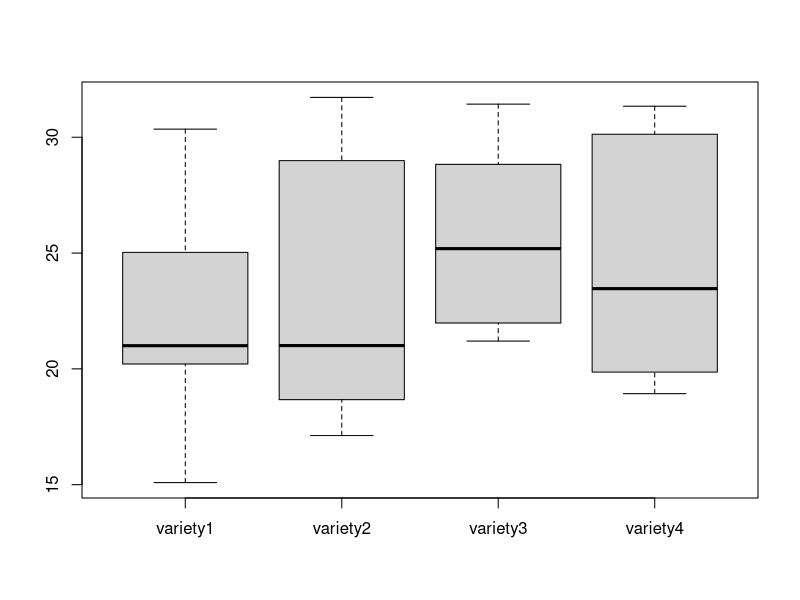
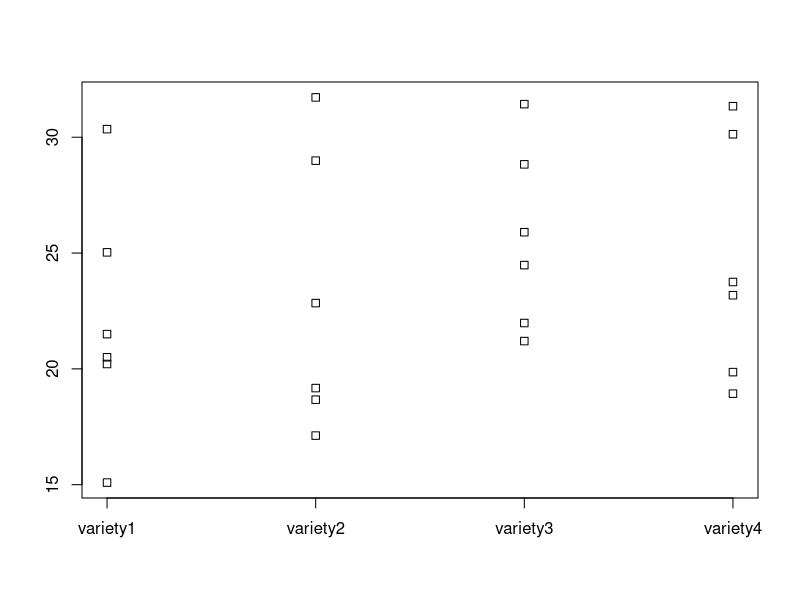
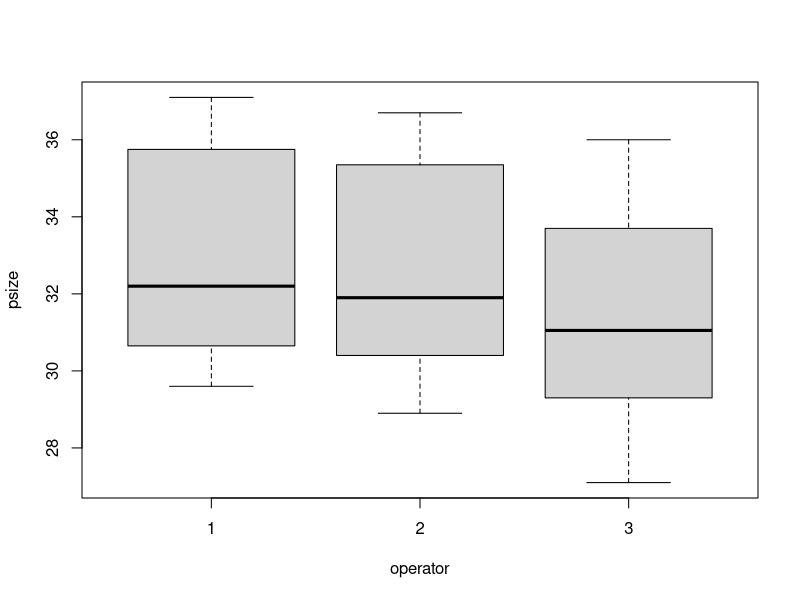
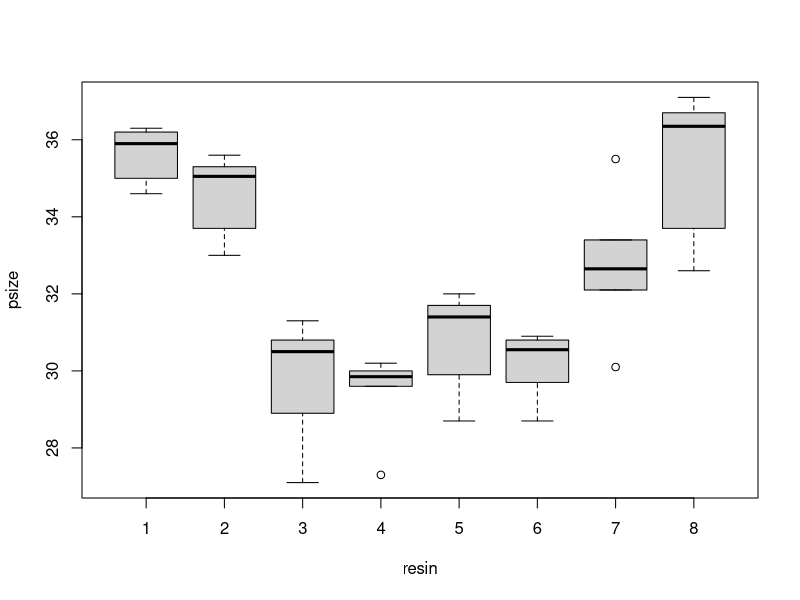
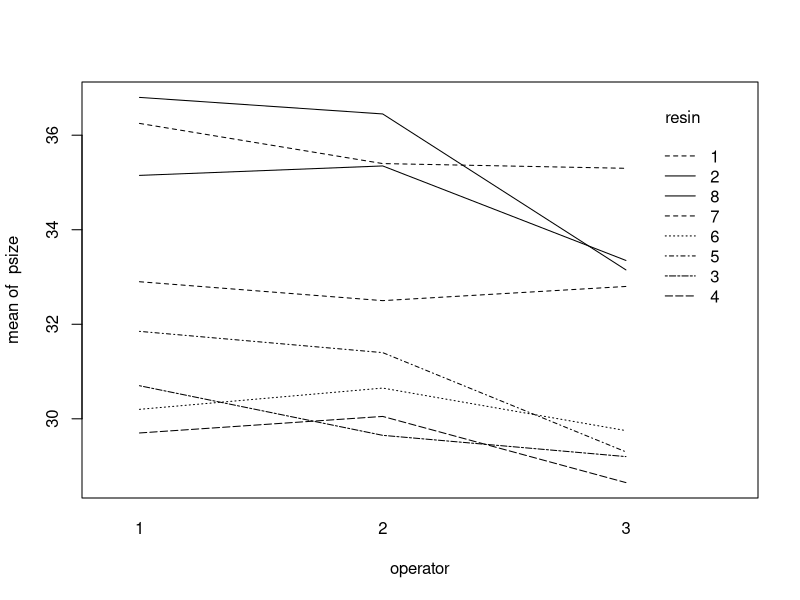
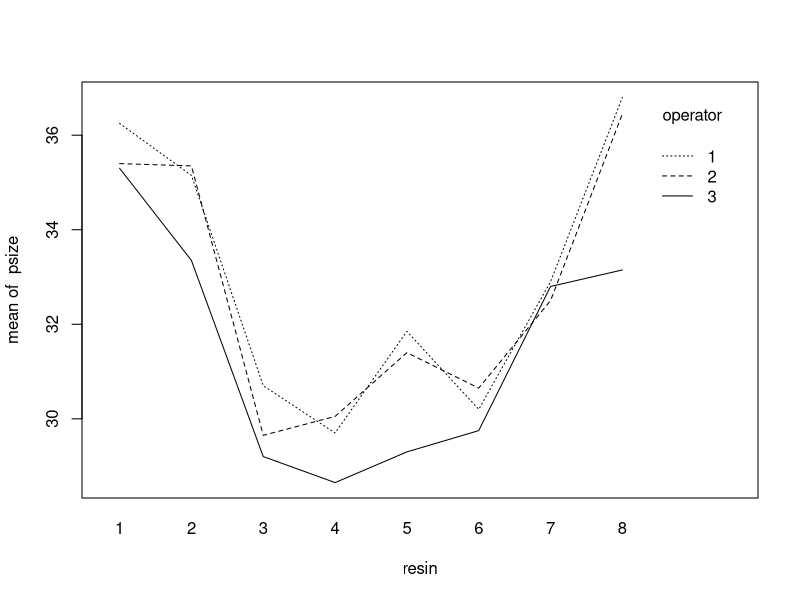
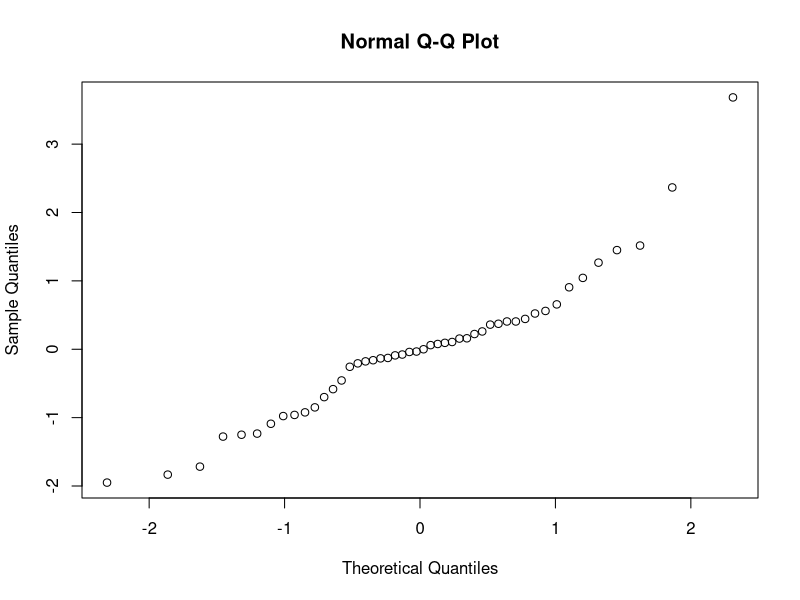
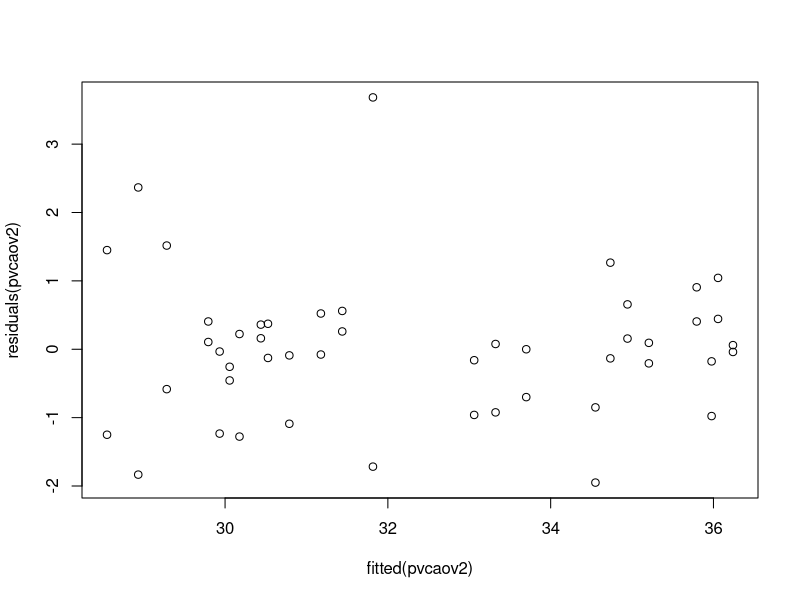

Reproduce these figures in R, in order.
## ---- chunk 1
# based on lecture 4, from slide 10...
melon = read.table("melon.txt",header=TRUE)

boxplot(melon)
stripchart(melon,vertical=TRUE)

melonframe = data.frame(yield=as.vector(as.matrix(melon)), variety=factor(rep(1:4,each=6)))

# ensuring factor is properly defined:
is.factor(melonframe$variety)
is.numeric(melonframe$variety)

melonaov=lm(yield~variety,data=melonframe)
print("menlonaov:")
summary(melonaov)
print("anova results:")
anova(melonaov)

## ---- chunk 2

## ---- chunk 3
#library(dplyr)
pvc=read.table(file="pvc.txt",header=TRUE)
#pvc
 
attach(pvc) # I think this adds vars to namespace
boxplot(psize~operator)
boxplot(psize~resin)

# make interaction plots
interaction.plot(operator,resin,psize)
interaction.plot(resin,operator,psize)

# run test
pvc$operator = as.factor(pvc$operator)
pvc$resin = as.factor(pvc$resin)
pvcaov = lm(psize~operator*resin)
anova(pvcaov)
## ---- chunk 4
# (see slide 16)
pvc$operator=as.factor(pvc$operator)
pvc$resin=as.factor(pvc$resin)
pvcaov2 = lm(psize~operator+resin,data=pvc)
anova(pvcaov2)

qqnorm(residuals(pvcaov2))
plot(fitted(pvcaov2),residuals(pvcaov2))
## ---- chunk 5
wheat = read.table(file="wheat.txt",header=TRUE)
wheat

# tell R that certain columns are factor and not just numbers
wheat$spray = factor(wheat$spray);
wheat$variety = factor(wheat$variety);
wheatlm=lm(yield~spray*variety+farm+farm:spray,data=wheat)
